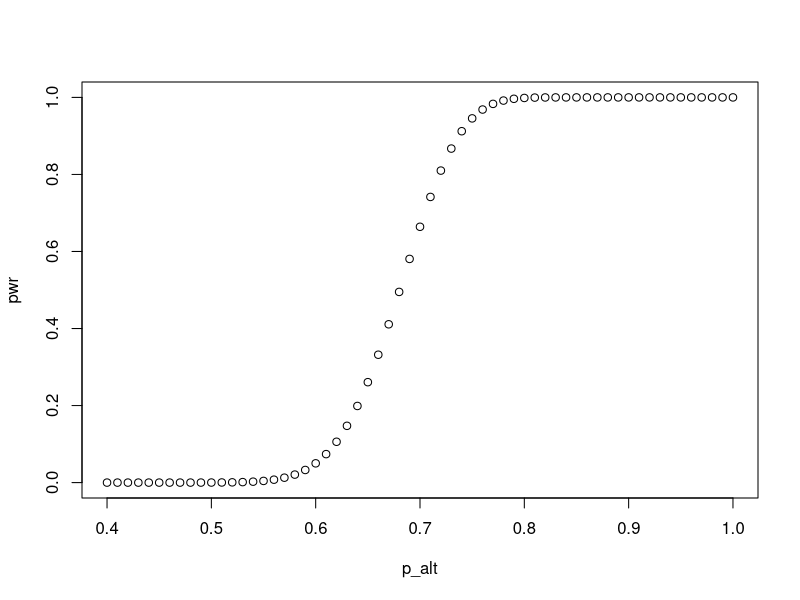

R code for this plot:
#set fixed values

# null hypothesis is that p = 0.6
p_null <- 0.6

# testing against what value of p??
# initialize this to p=0.4
p_alt <- seq(0.4, 1.0, .01)

# n is the number of subjects given headache medicine
n <- 100

# m is the critical value (e.g. #of subject who report improvement, beyond which we will
# reject the null hypothesis and claim success!)
pwr <- rep(0,61)
# Curve_one:
for (i in 1:61) {
  # a) set m (the test's cut-off), based on an a TypeI error of 0.05
  z <- qnorm(.95, p_null, sqrt(p_null*(1-p_null)/n))
  m <- z*n
  
  # b) calculate p-value of the alternative, given the cut-off (the power)
  pwr[i] <- pnorm(z, p_alt[i], sqrt(p_alt[i]*(1-p_alt[i])/n), lower.tail = FALSE)
}

plot(p_alt,pwr)
